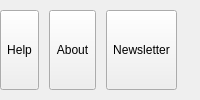
        <widget class="QWidget" name="mHelpTab">
         <attribute name="title">
          <string>&amp;Help</string>
         </attribute>
         <layout class="QHBoxLayout" name="horizontalLayout_3">
          <property name="spacing">
           <number>10</number>
          </property>
          <property name="leftMargin">
           <number>0</number>
          </property>
          <property name="topMargin">
           <number>10</number>
          </property>
          <property name="rightMargin">
           <number>0</number>
          </property>
          <property name="bottomMargin">
           <number>10</number>
          </property>
          <item>
           <widget class="KadasRibbonButton" name="mHelpButton">
            <property name="sizePolicy">
             <sizepolicy hsizetype="MinimumExpanding" vsizetype="Fixed">
              <horstretch>0</horstretch>
              <verstretch>0</verstretch>
             </sizepolicy>
            </property>
            <property name="minimumSize">
             <size>
              <width>0</width>
              <height>80</height>
             </size>
            </property>
            <property name="maximumSize">
             <size>
              <width>80</width>
              <height>80</height>
             </size>
            </property>
            <property name="text">
             <string>Help</string>
            </property>
           </widget>
          </item>
          <item>
           <widget class="KadasRibbonButton" name="mAboutButton">
            <property name="sizePolicy">
             <sizepolicy hsizetype="MinimumExpanding" vsizetype="Fixed">
              <horstretch>0</horstretch>
              <verstretch>0</verstretch>
             </sizepolicy>
            </property>
            <property name="minimumSize">
             <size>
              <width>0</width>
              <height>80</height>
             </size>
            </property>
            <property name="maximumSize">
             <size>
              <width>80</width>
              <height>80</height>
             </size>
            </property>
            <property name="text">
             <string>About</string>
            </property>
           </widget>
          </item>
          <item>
           <widget class="KadasRibbonButton" name="mNewsletterButton">
            <property name="sizePolicy">
             <sizepolicy hsizetype="MinimumExpanding" vsizetype="Fixed">
              <horstretch>0</horstretch>
              <verstretch>0</verstretch>
             </sizepolicy>
            </property>
            <property name="minimumSize">
             <size>
              <width>0</width>
              <height>80</height>
             </size>
            </property>
            <property name="maximumSize">
             <size>
              <width>80</width>
              <height>80</height>
             </size>
            </property>
            <property name="text">
             <string>Newsletter</string>
            </property>
           </widget>
          </item>
          <item>
           <spacer name="horizontalSpacer_8">
            <property name="orientation">
             <enum>Qt::Horizontal</enum>
            </property>
            <property name="sizeType">
             <enum>QSizePolicy::MinimumExpanding</enum>
            </property>
            <property name="sizeHint" stdset="0">
             <size>
              <width>0</width>
              <height>20</height>
             </size>
            </property>
           </spacer>
          </item>
         </layout>
        </widget>
